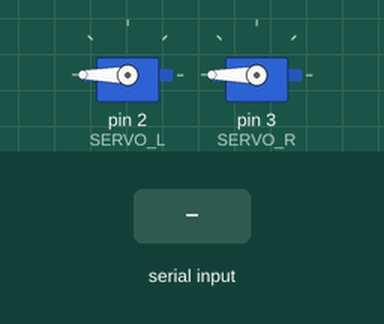
This sketch was run on a simulated Arduino Uno, built with avr-gcc and run on an emulated ATmega328P. On the bench: 2 × servo. The inputs (shaded band) are chosen by the test bench.

Above: at 1.2 s.
1.3 s: "90,45\n" received over Serial
At 1.6 s:
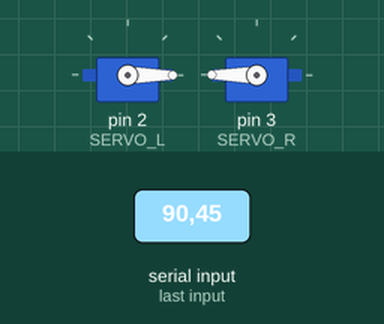
2.8 s: "30,150\n" received over Serial
At 3.8 s:
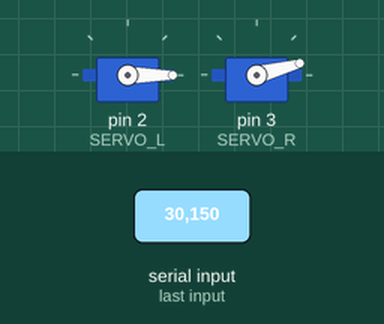
Timing chart, 0 to 5.8 s (numbered marks = the images above; inputs shaded):
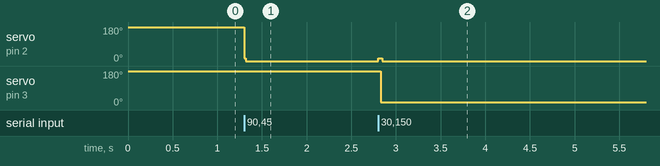

The sketch:

arduino_bidirectional_serial.ino
```cpp
#include <Servo.h>

#define LASER_SENSOR_L 0
#define LASER_SENSOR_R 1

#define SERVO_L 2
#define SERVO_R 3

Servo servo_l;
Servo servo_r;

int l_pos = 180;
int r_pos = 180;

void setup() {
  // put your setup code here, to run once:
  Serial.begin(9600);
  pinMode(LASER_SENSOR_L, INPUT);
  pinMode(LASER_SENSOR_R, INPUT);
  servo_l.attach(SERVO_L);
  servo_r.attach(SERVO_R);
  servo_l.write(l_pos);
  servo_r.write(r_pos);
}

void loop() {

  byte left_sensor_state = digitalRead(LASER_SENSOR_L);
  byte right_sensor_state = digitalRead(LASER_SENSOR_R);

  /// Write out serial output when laser is triggered
  if (left_sensor_state == HIGH) {
    Serial.write(60);
  }
  if (right_sensor_state == HIGH) {
    Serial.write(61);
  }

  /// Read serial input
  if (Serial.available() > 0) {
    int servo_number = Serial.read() - '0';

    switch (servo_number) {
      case 0:
        servo_l.write(15);
        delay(15);
        servo_l.write(0);
        break;
      case 1:
        servo_r.write(-15);
        delay(15);
        servo_r.write(15);
        break;
    }
  }
}
```

Measured:
- after the input at 1.3 s, servo on pin 2 (SERVO_L): 180° → 0° at once
- after the input at 2.8 s, servo on pin 2 (SERVO_L): 0° → 15° at once, → 0° 0.05 s later; servo on pin 3 (SERVO_R): 180° → 15° at once
